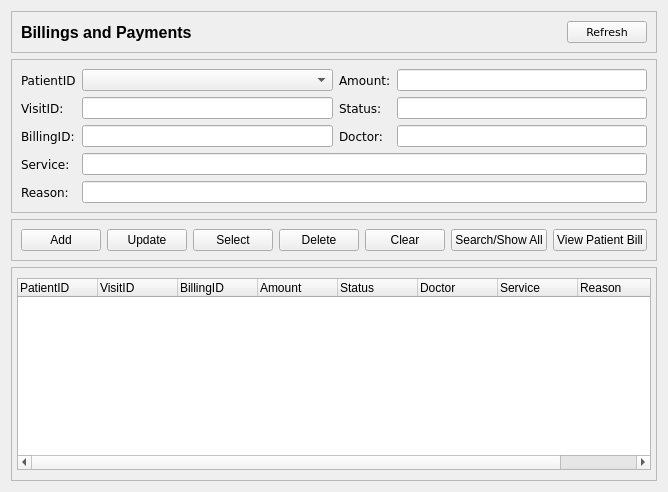
            <widget class="QWidget" name="page_4">
             <layout class="QGridLayout" name="gridLayout_37">
              <item row="3" column="0">
               <widget class="QFrame" name="billings_result_frame">
                <property name="frameShape">
                 <enum>QFrame::StyledPanel</enum>
                </property>
                <property name="frameShadow">
                 <enum>QFrame::Raised</enum>
                </property>
                <layout class="QGridLayout" name="gridLayout_36">
                 <property name="leftMargin">
                  <number>5</number>
                 </property>
                 <property name="topMargin">
                  <number>10</number>
                 </property>
                 <property name="rightMargin">
                  <number>5</number>
                 </property>
                 <property name="bottomMargin">
                  <number>10</number>
                 </property>
                 <item row="0" column="1">
                  <widget class="QTableWidget" name="billings_tableWidget">
                   <property name="focusPolicy">
                    <enum>Qt::NoFocus</enum>
                   </property>
                   <property name="layoutDirection">
                    <enum>Qt::LeftToRight</enum>
                   </property>
                   <property name="autoFillBackground">
                    <bool>false</bool>
                   </property>
                   <attribute name="horizontalHeaderMinimumSectionSize">
                    <number>50</number>
                   </attribute>
                   <attribute name="horizontalHeaderDefaultSectionSize">
                    <number>80</number>
                   </attribute>
                   <attribute name="horizontalHeaderShowSortIndicator" stdset="0">
                    <bool>false</bool>
                   </attribute>
                   <attribute name="horizontalHeaderStretchLastSection">
                    <bool>true</bool>
                   </attribute>
                   <attribute name="verticalHeaderVisible">
                    <bool>false</bool>
                   </attribute>
                   <column>
                    <property name="text">
                     <string>PatientID</string>
                    </property>
                    <property name="textAlignment">
                     <set>AlignLeading|AlignVCenter</set>
                    </property>
                   </column>
                   <column>
                    <property name="text">
                     <string>VisitID</string>
                    </property>
                    <property name="textAlignment">
                     <set>AlignLeading|AlignVCenter</set>
                    </property>
                   </column>
                   <column>
                    <property name="text">
                     <string>BillingID</string>
                    </property>
                    <property name="textAlignment">
                     <set>AlignLeading|AlignVCenter</set>
                    </property>
                   </column>
                   <column>
                    <property name="text">
                     <string>Amount</string>
                    </property>
                    <property name="textAlignment">
                     <set>AlignLeading|AlignVCenter</set>
                    </property>
                   </column>
                   <column>
                    <property name="text">
                     <string>Status</string>
                    </property>
                    <property name="textAlignment">
                     <set>AlignLeading|AlignVCenter</set>
                    </property>
                   </column>
                   <column>
                    <property name="text">
                     <string>Doctor</string>
                    </property>
                    <property name="textAlignment">
                     <set>AlignLeading|AlignVCenter</set>
                    </property>
                   </column>
                   <column>
                    <property name="text">
                     <string>Service</string>
                    </property>
                    <property name="textAlignment">
                     <set>AlignLeading|AlignVCenter</set>
                    </property>
                   </column>
                   <column>
                    <property name="text">
                     <string>Reason</string>
                    </property>
                    <property name="textAlignment">
                     <set>AlignLeading|AlignVCenter</set>
                    </property>
                   </column>
                  </widget>
                 </item>
                </layout>
               </widget>
              </item>
              <item row="2" column="0">
               <widget class="QFrame" name="billings_function_frame">
                <property name="frameShape">
                 <enum>QFrame::StyledPanel</enum>
                </property>
                <property name="frameShadow">
                 <enum>QFrame::Raised</enum>
                </property>
                <layout class="QGridLayout" name="gridLayout_35">
                 <item row="0" column="0">
                  <layout class="QHBoxLayout" name="horizontalLayout_5">
                   <item>
                    <widget class="QPushButton" name="add_btn_4">
                     <property name="text">
                      <string>Add</string>
                     </property>
                     <property name="icon">
                      <iconset>
                       <normaloff>icons/add.svg</normaloff>icons/add.svg</iconset>
                     </property>
                     <property name="iconSize">
                      <size>
                       <width>20</width>
                       <height>20</height>
                      </size>
                     </property>
                    </widget>
                   </item>
                   <item>
                    <widget class="QPushButton" name="update_btn_4">
                     <property name="text">
                      <string>Update</string>
                     </property>
                     <property name="icon">
                      <iconset>
                       <normaloff>icons/update.svg</normaloff>icons/update.svg</iconset>
                     </property>
                     <property name="iconSize">
                      <size>
                       <width>20</width>
                       <height>20</height>
                      </size>
                     </property>
                    </widget>
                   </item>
                   <item>
                    <widget class="QPushButton" name="select_btn_4">
                     <property name="text">
                      <string>Select</string>
                     </property>
                     <property name="icon">
                      <iconset>
                       <normaloff>icons/select.svg</normaloff>icons/select.svg</iconset>
                     </property>
                     <property name="iconSize">
                      <size>
                       <width>20</width>
                       <height>20</height>
                      </size>
                     </property>
                    </widget>
                   </item>
                   <item>
                    <widget class="QPushButton" name="delete_btn_4">
                     <property name="text">
                      <string>Delete</string>
                     </property>
                     <property name="icon">
                      <iconset>
                       <normaloff>icons/delete.svg</normaloff>icons/delete.svg</iconset>
                     </property>
                     <property name="iconSize">
                      <size>
                       <width>20</width>
                       <height>20</height>
                      </size>
                     </property>
                    </widget>
                   </item>
                   <item>
                    <widget class="QPushButton" name="clear_btn_4">
                     <property name="text">
                      <string>Clear</string>
                     </property>
                     <property name="icon">
                      <iconset>
                       <normaloff>icons/clear.svg</normaloff>icons/clear.svg</iconset>
                     </property>
                     <property name="iconSize">
                      <size>
                       <width>20</width>
                       <height>20</height>
                      </size>
                     </property>
                    </widget>
                   </item>
                   <item>
                    <widget class="QPushButton" name="search_btn_4">
                     <property name="text">
                      <string>Search/Show All</string>
                     </property>
                     <property name="icon">
                      <iconset resource="resource.qrc">
                       <normaloff>:/icon/icons/search.svg</normaloff>:/icon/icons/search.svg</iconset>
                     </property>
                    </widget>
                   </item>
                   <item>
                    <widget class="QPushButton" name="viewBillingsProfile_btn_4">
                     <property name="text">
                      <string>View Patient Bill</string>
                     </property>
                     <property name="icon">
                      <iconset resource="resource.qrc">
                       <normaloff>:/icon/icons/patient.svg</normaloff>:/icon/icons/patient.svg</iconset>
                     </property>
                    </widget>
                   </item>
                  </layout>
                 </item>
                </layout>
               </widget>
              </item>
              <item row="0" column="0">
               <widget class="QFrame" name="billingsTitle_frame">
                <property name="frameShape">
                 <enum>QFrame::StyledPanel</enum>
                </property>
                <property name="frameShadow">
                 <enum>QFrame::Raised</enum>
                </property>
                <layout class="QGridLayout" name="gridLayout_32">
                 <item row="0" column="1">
                  <spacer name="horizontalSpacer_10">
                   <property name="orientation">
                    <enum>Qt::Horizontal</enum>
                   </property>
                   <property name="sizeHint" stdset="0">
                    <size>
                     <width>278</width>
                     <height>20</height>
                    </size>
                   </property>
                  </spacer>
                 </item>
                 <item row="0" column="0">
                  <widget class="QLabel" name="billings_label_1">
                   <property name="font">
                    <font>
                     <pointsize>12</pointsize>
                     <bold>true</bold>
                    </font>
                   </property>
                   <property name="text">
                    <string>Billings and Payments</string>
                   </property>
                  </widget>
                 </item>
                 <item row="0" column="2">
                  <widget class="QPushButton" name="billings_refresh_btn">
                   <property name="font">
                    <font>
                     <family>Verdana</family>
                     <pointsize>8</pointsize>
                    </font>
                   </property>
                   <property name="text">
                    <string>Refresh</string>
                   </property>
                   <property name="iconSize">
                    <size>
                     <width>20</width>
                     <height>20</height>
                    </size>
                   </property>
                  </widget>
                 </item>
                </layout>
               </widget>
              </item>
              <item row="1" column="0">
               <widget class="QFrame" name="billingsInfo_frame">
                <property name="frameShape">
                 <enum>QFrame::StyledPanel</enum>
                </property>
                <property name="frameShadow">
                 <enum>QFrame::Raised</enum>
                </property>
                <layout class="QGridLayout" name="gridLayout_31">
                 <property name="verticalSpacing">
                  <number>6</number>
                 </property>
                 <item row="0" column="2">
                  <widget class="QLabel" name="billingslabel_4">
                   <property name="font">
                    <font>
                     <family>Verdana</family>
                    </font>
                   </property>
                   <property name="text">
                    <string>Amount:</string>
                   </property>
                  </widget>
                 </item>
                 <item row="0" column="3">
                  <widget class="QLineEdit" name="billingslineEdit_3"/>
                 </item>
                 <item row="1" column="3">
                  <widget class="QLineEdit" name="billingslineEdit_4"/>
                 </item>
                 <item row="5" column="0">
                  <widget class="QLabel" name="billingslabel_7">
                   <property name="font">
                    <font>
                     <family>Verdana</family>
                    </font>
                   </property>
                   <property name="text">
                    <string>Service:</string>
                   </property>
                  </widget>
                 </item>
                 <item row="4" column="0">
                  <widget class="QLabel" name="billingslabel_3">
                   <property name="font">
                    <font>
                     <family>Verdana</family>
                    </font>
                   </property>
                   <property name="text">
                    <string>BillingID:</string>
                   </property>
                  </widget>
                 </item>
                 <item row="6" column="1" colspan="3">
                  <widget class="QLineEdit" name="billingslineEdit_7"/>
                 </item>
                 <item row="4" column="2">
                  <widget class="QLabel" name="billingslabel_6">
                   <property name="font">
                    <font>
                     <family>Verdana</family>
                    </font>
                   </property>
                   <property name="text">
                    <string>Doctor:</string>
                   </property>
                  </widget>
                 </item>
                 <item row="6" column="0">
                  <widget class="QLabel" name="billingslabel_8">
                   <property name="font">
                    <font>
                     <family>Verdana</family>
                    </font>
                   </property>
                   <property name="text">
                    <string>Reason:</string>
                   </property>
                  </widget>
                 </item>
                 <item row="5" column="1" colspan="3">
                  <widget class="QLineEdit" name="billingslineEdit_6"/>
                 </item>
                 <item row="4" column="3">
                  <widget class="QLineEdit" name="billingslineEdit_5"/>
                 </item>
                 <item row="4" column="1">
                  <widget class="QLineEdit" name="billingslineEdit_2"/>
                 </item>
                 <item row="1" column="0">
                  <widget class="QLabel" name="billingslabel_2">
                   <property name="font">
                    <font>
                     <family>Verdana</family>
                    </font>
                   </property>
                   <property name="text">
                    <string>VisitID:</string>
                   </property>
                  </widget>
                 </item>
                 <item row="1" column="2">
                  <widget class="QLabel" name="billingslabel_5">
                   <property name="font">
                    <font>
                     <family>Verdana</family>
                    </font>
                   </property>
                   <property name="text">
                    <string>Status:</string>
                   </property>
                  </widget>
                 </item>
                 <item row="0" column="0">
                  <widget class="QLabel" name="billingslabel_1">
                   <property name="font">
                    <font>
                     <family>Verdana</family>
                    </font>
                   </property>
                   <property name="text">
                    <string>PatientID</string>
                   </property>
                  </widget>
                 </item>
                 <item row="0" column="1">
                  <widget class="QComboBox" name="billing_comboBox"/>
                 </item>
                 <item row="1" column="1">
                  <widget class="QLineEdit" name="billingslineEdit_1"/>
                 </item>
                </layout>
               </widget>
              </item>
             </layout>
            </widget>
